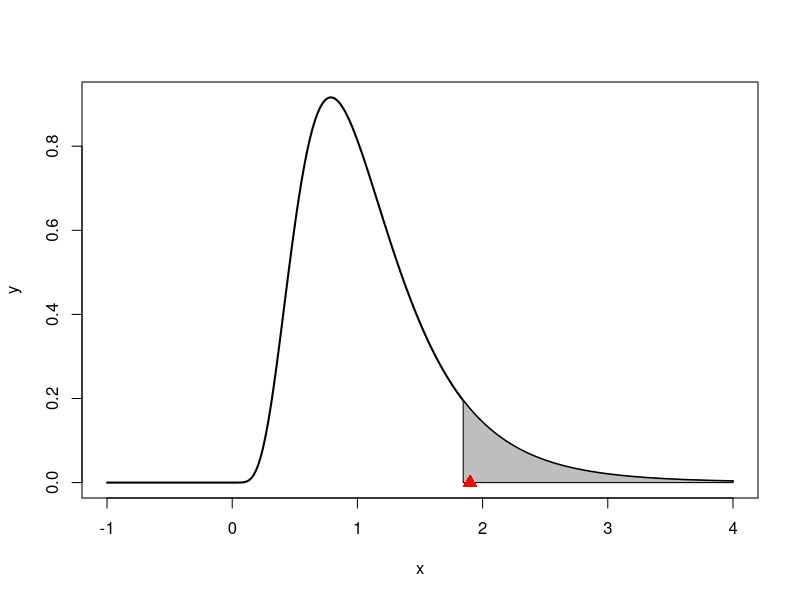

Write R code to recreate this figure.
#Page 676

n1<-16
n2<-21
var1<-2.09
var2<-1.10
alpha<-0.10
df1<-n1-1
df2<-n2-1

f1<-print(qf(alpha,df1,df2,lower.tail=FALSE))

t<-var1/var2
print(t)

x=seq(-1,4,length=1000)
y=df(x,df1,df2)
plot(x,y,type="l",lwd=2,col="black")

x=seq(f1,4,length=50)
y=df(x,df1,df2)
polygon(c(f1,x,4),c(0,y,0),col="gray")
points(t,0,pch=17,col="red",cex=1.5)

if(t<f1){
  print("ACCEPT NULL HYPOTHESIS")
} else {
  print("REJECT NULL HYPOTHESIS")
}
